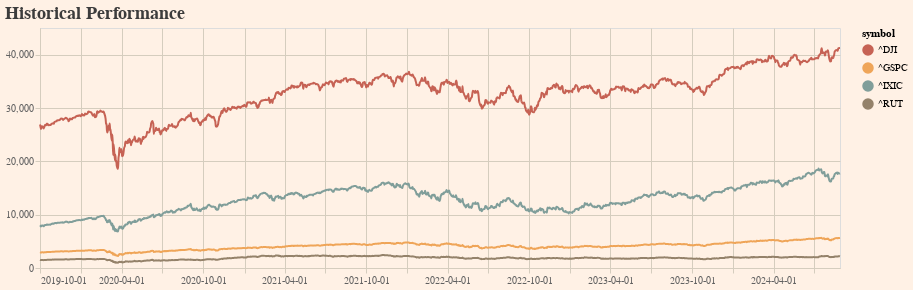

The notebook cell saved with this chart:
### Markdown cell above
## Plot

### Code cell
capon.plot(indices)

### Figure 1 — Vega-Lite specification as saved in the notebook (floating-point values rounded to 4 significant figures; data arrays with more than 128 entries replaced by an {"elided": "..."} marker saying what was removed)
{"config": {"background": "#fff1e5", "title": {"font": "Palatino", "fontSize": 18, "color": "#3C3C3C", "anchor": "start", "subtitleColor": "#3C3C3C"}, "axisX": {"titleColor": "#3C3C3C", "labelColor": "#606060", "domain": true, "domainColor": "#D5CDBE", "ticks": true, "tickColor": "#D5CDBE", "gridColor": "#D5CDBE"}, "axisY": {"titleColor": "#3C3C3C", "labelColor": "#606060", "domain": true, "domainColor": "#D5CDBE", "ticks": true, "tickColor": "#D5CDBE", "gridColor": "#D5CDBE"}, "range": {"category": ["#C66254", "#EFA558", "#809E9A", "#94826A"]}}, "layer": [{"mark": {"type": "circle"}, "encoding": {"color": {"field": "symbol", "type": "nominal"}, "opacity": {"value": 0}, "tooltip": [{"field": "timestamp", "type": "temporal"}, {"field": "close", "type": "quantitative"}, {"field": "symbol", "type": "nominal"}], "x": {"axis": {"format": "%Y-%m-%d"}, "field": "timestamp", "title": null, "type": "temporal"}, "y": {"axis": {}, "field": "close", "title": null, "type": "quantitative"}}, "name": "view_1"}, {"mark": {"type": "line", "interpolate": "monotone"}, "encoding": {"color": {"field": "symbol", "type": "nominal"}, "x": {"axis": {"format": "%Y-%m-%d"}, "field": "timestamp", "title": null, "type": "temporal"}, "y": {"axis": {}, "field": "close", "title": null, "type": "quantitative"}}}], "data": {"name": "data-83d2320b81bdb68f033c6febf71b3c26"}, "height": 240, "params": [{"name": "param_1", "select": {"type": "point", "fields": ["symbol"], "nearest": true, "on": "mouseover"}, "views": ["view_1"]}], "title": {"text": "Historical Performance", "subtitle": ""}, "width": 800, "$schema": "https://vega.github.io/schema/vega-lite/v5.17.0.json", "datasets": {"data-83d2320b81bdb68f033c6febf71b3c26": {"elided": "4944 records"}}}
